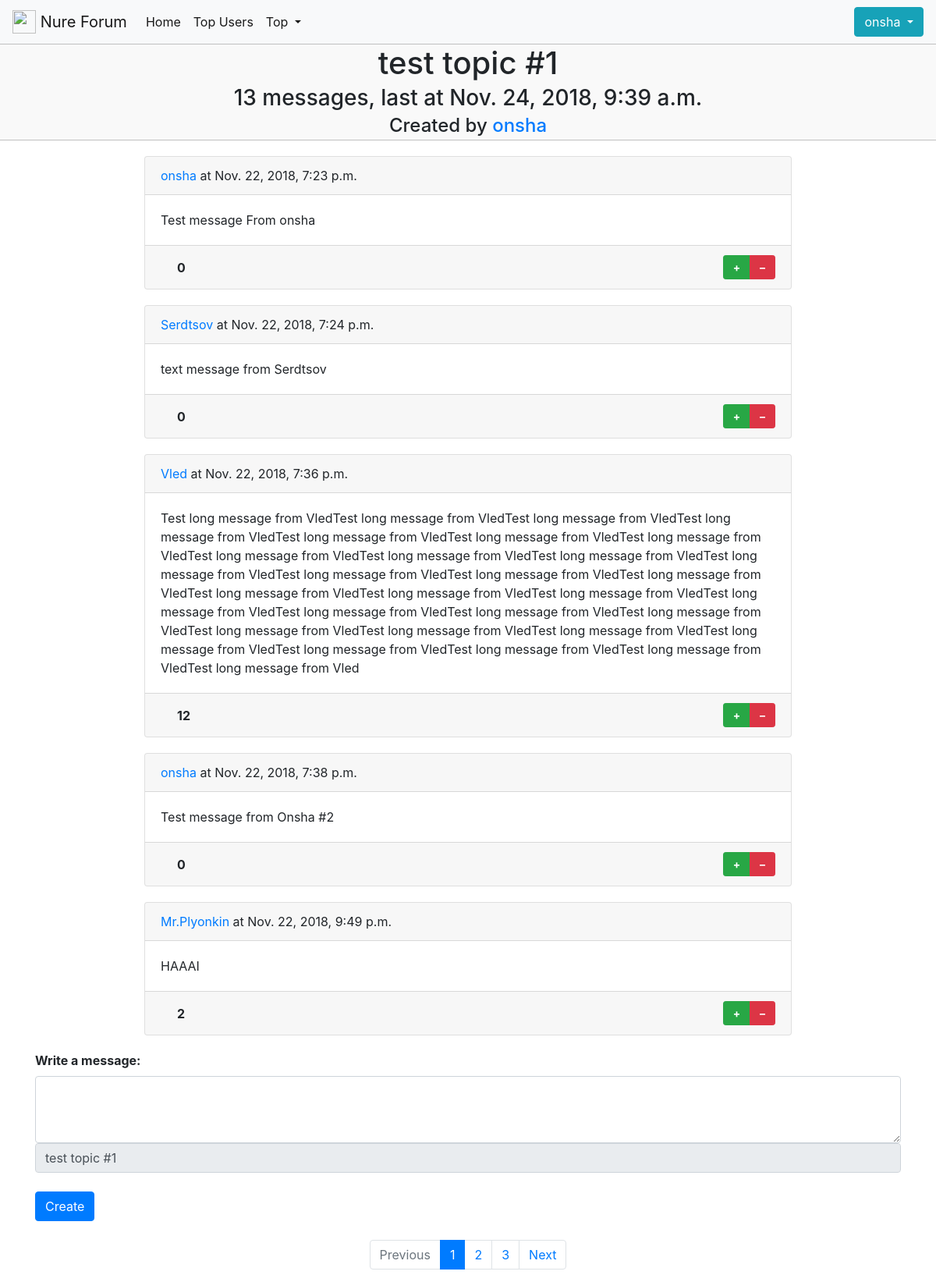
Before: /topic/1/ (signed in) with the older database file.
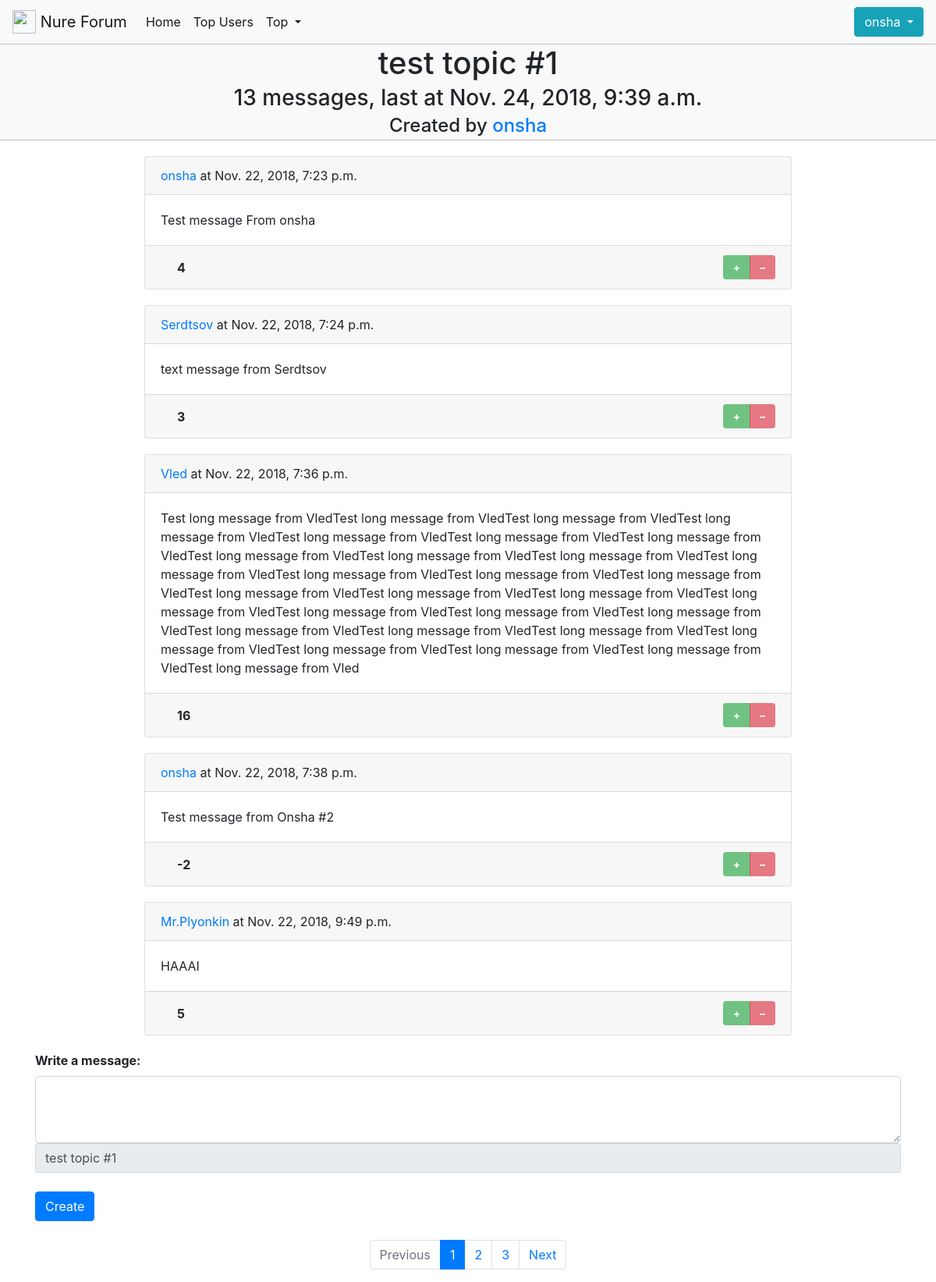
After: the same page with the newer database file.
### forumengine/models.py (models this page shows, shortened)
class Message(models.Model):
    message_id = models.AutoField(primary_key=True)
    body = models.TextField(blank=False, null=False)
    date_of_pub = models.DateTimeField(auto_now_add=True)
    rating = models.IntegerField(blank=False, null=False, default=0)
    author = models.ForeignKey(ForumUser, on_delete=models.CASCADE, blank=False)
    topic = models.ForeignKey(Topic, on_delete=models.CASCADE, blank=False)
    voted_users = models.ManyToManyField(ForumUser, blank=True, default=None, related_name='voted_users')

### forumengine/views.py (the view)
# urls.py: path('topic/<str:slug>/', TopicDetail.as_view(), name='topic_detail_view'),
class TopicDetail(View):
    def get(self, request, slug):
        search_query = request.GET.get('search', '')
        page_number = request.GET.get('page', 1)
        obj = get_object_or_404(Topic, slug__iexact=slug)
        if search_query:
            messages = Message.objects.filter(Q(title__icontains=search_query) | Q(body__icontains=search_query))
        else:
            messages = Message.objects.filter(topic=obj)
        paginator = Paginator(messages, 5)
        page = paginator.get_page(page_number)
        prev_url = '?page={}'.format(page.previous_page_number()) if page.has_previous() else ''
        next_url = '?page={}'.format(page.next_page_number()) if page.has_next() else ''
        is_paginated = page.has_other_pages()
        if messages.count() != 0:
            last_message = messages.last().date_of_pub
            empty = False
        else:
            last_message = ''
            empty = True
        voted = {}
        user = ForumUser.objects.get(username=request.user.username)
        for i in messages:
            try:
                i.voted_users.get(username=user.username)
                voted[i.message_id] = True
            except forumengine.models.ForumUser.DoesNotExist:
                voted[i.message_id] = False
        context = {
            'topic': obj,
            'messages_count': messages.count(),
            'empty': empty,
            'last_message': last_message,
            'page_object': page,
            'prev_url': prev_url,
            'next_url': next_url,
            'is_paginated': is_paginated,
            'voted': voted
        }
        return render(request, 'forumengine/topic_detail_template.html', context=context)

### forumengine/models.py (called while the page is built)
    def __str__(self):
        return self.username

    def get_absolute_url(self):
        return reverse('user_detail_url', kwargs={'id': self.id})

### forumengine/templatetags/users_list_extras.py (called while the page is built)
@register.filter
def hash(h, key):
    return h[key]

### forumengine/templates/forumengine/topic_detail_template.html (shortened to what this page needs)
{%extends 'base.html'%}
{% block content %}
<div class="container-fluid title-container">
    <h1 class="mb-1 text-center">
        {{ topic.title }}
    </h1>
    {% if not empty %}
    <h3 class="mb-1 text-center">{{messages_count}} messages, last at {{last_message}}</h3>
    {%else%}
    <h3 class="mb-1 text-center">There is no messages yet</h3>
    {%endif%}
    <h4 class="mb-1 text-center">Created by <a href="{{topic.author.get_absolute_url}}">{{topic.author}}</a></h4>
</div>
{% for message in page_object.object_list%}
<div class="container w-75">
    {% include 'forumengine/includes/message_card_template.html' %}
</div>
{% endfor %}
{% if request.user.is_authenticated %}
<form action="{% url 'create_message_url' %}" method="post">
    <div class="container mt-2 mb-4">
        <label for="body"><strong>Write a message:</strong></label>
        <textarea class="form-control" id="body" name="body" rows="3"></textarea>
        <input class="form-control" type="text" value="{{topic.title}}" readonly>
        <button type="submit" class="btn btn-primary mt-4">Create</button>
    </div>
</form>
{% endif %}
{% endblock%}

### forumengine/templates/forumengine/includes/message_card_template.html (shortened to what this page needs)
{% load users_list_extras%}
{%block content%}
<div class="card message-card">
    <div class="card-header">
        <a href="{{message.author.get_absolute_url}}">{{ message.author }}</a> at {{message.date_of_pub }}
    </div>
    <div class="card-body">
        <p class="card-text">{{message.body}}</p>
    </div>
    <div class="card-footer">
        <div class="row">
            <div class="col-sm-8 mt-1">
                <i class="fas fa-arrows-alt-v fa-lg"></i> <strong>{{message.rating}}</strong>
            </div>
            <div class="col-sm-4 text-right">
                <form action="{% url 'vote_message_url' %}" method="post">
                    <div class="btn-group" role="group" aria-label="Basic example">
                        {% if request.user.is_authenticated and not voted|hash:message.message_id%}
                        <button type="submit" class="btn btn-success btn-sm" name="plus" value="1">
                            &nbsp;<strong>+</strong>&nbsp
                        </button>
                        <button type="submit" class="btn btn-danger btn-sm" name="minus" value="1">
                            &nbsp;<strong>–</strong>&nbsp
                        </button>
                        {%else%}
                        <button type="submit" class="btn btn-success btn-sm" name="plus" value="1" disabled>
                            &nbsp;<strong>+</strong>&nbsp
                        </button>
                        <button type="submit" class="btn btn-danger btn-sm" name="minus" value="1" disabled>
                            &nbsp;<strong>–</strong>&nbsp
                        </button>
                        {%endif%}
                    </div>
                </form>
            </div>
        </div>
    </div>
</div>
{%endblock%}

Changed rows visible on the page:
changed Message "Nov. 22, 2018, 7:23 p.m.": rating "0" → "4"
changed Message "Nov. 22, 2018, 7:24 p.m.": rating "0" → "3"
changed Message "Nov. 22, 2018, 7:36 p.m.": rating "12" → "16"
changed Message "Nov. 22, 2018, 7:38 p.m.": rating "0" → "-2"
changed Message "Nov. 22, 2018, 9:49 p.m.": rating "2" → "5"
